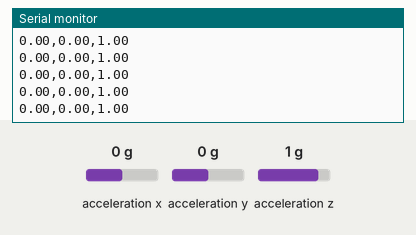
A sketch run on a simulated Arduino Nano 33 BLE. On the bench: the last lines printed to the serial monitor. Inputs (shaded band) come from the test bench; at power-on: acceleration x 0 g, acceleration y 0 g, acceleration z 1 g.

Above: at 1.2 s.
1.3 s: acceleration x set to -1.4 g
At 2.2 s:
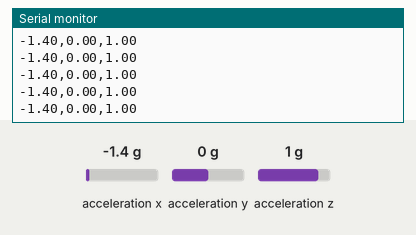
2.8 s: acceleration y set to -1.4 g
At 3.6 s:
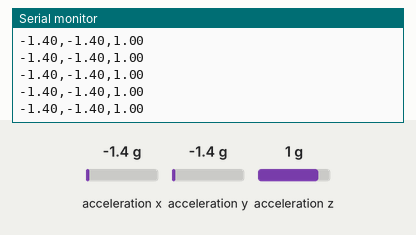
4.3 s: acceleration z set to -1.4 g
At 4.9 s:
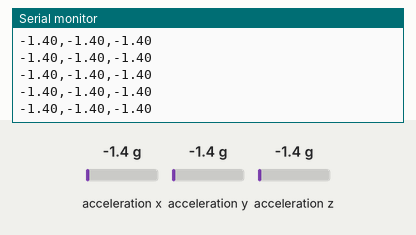

The sketch:

ble_cable.ino
```cpp
#include <Arduino_BMI270_BMM150.h>

void setup() {
  Serial.begin(115200);

  if (!IMU.begin()) {
    Serial.println("Failed to initialize IMU!");
    while (1);
  }

  Serial.println("IMU initialized!");
}

void loop() {
  float x, y, z;

  if (IMU.accelerationAvailable()) {
    IMU.readAcceleration(x, y, z);


    Serial.print(x);
    Serial.print(",");
    Serial.print(y);
    Serial.print(",");
    Serial.println(z);
  }

  delay(20);
}
```

Measured:
- after the input at 1.3 s, the serial monitor: prints a new line at once (image 1)
- after the input at 2.8 s, the serial monitor: prints a new line at once (image 2)
- after the input at 4.3 s, the serial monitor: prints a new line at once (image 3)
